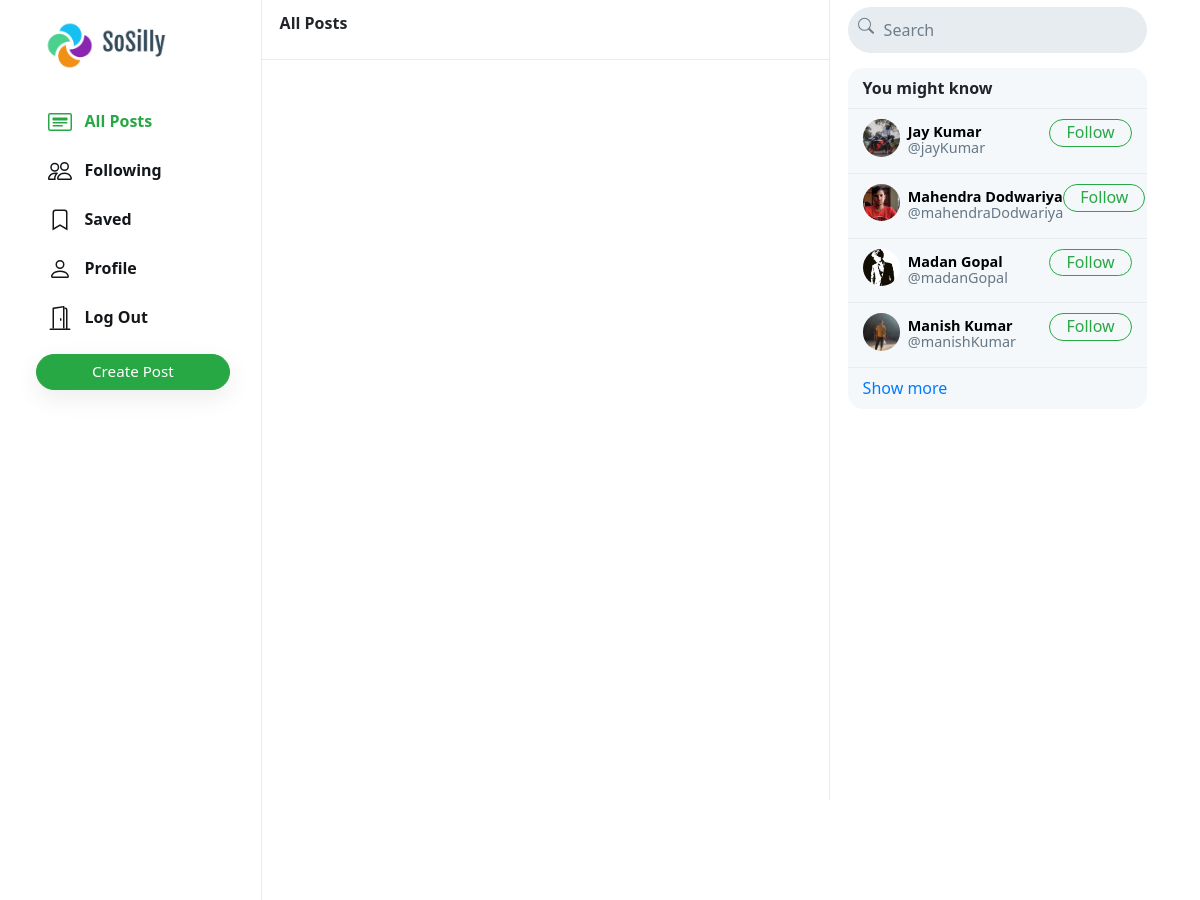
The app's page / (signed in, upper part), older data.
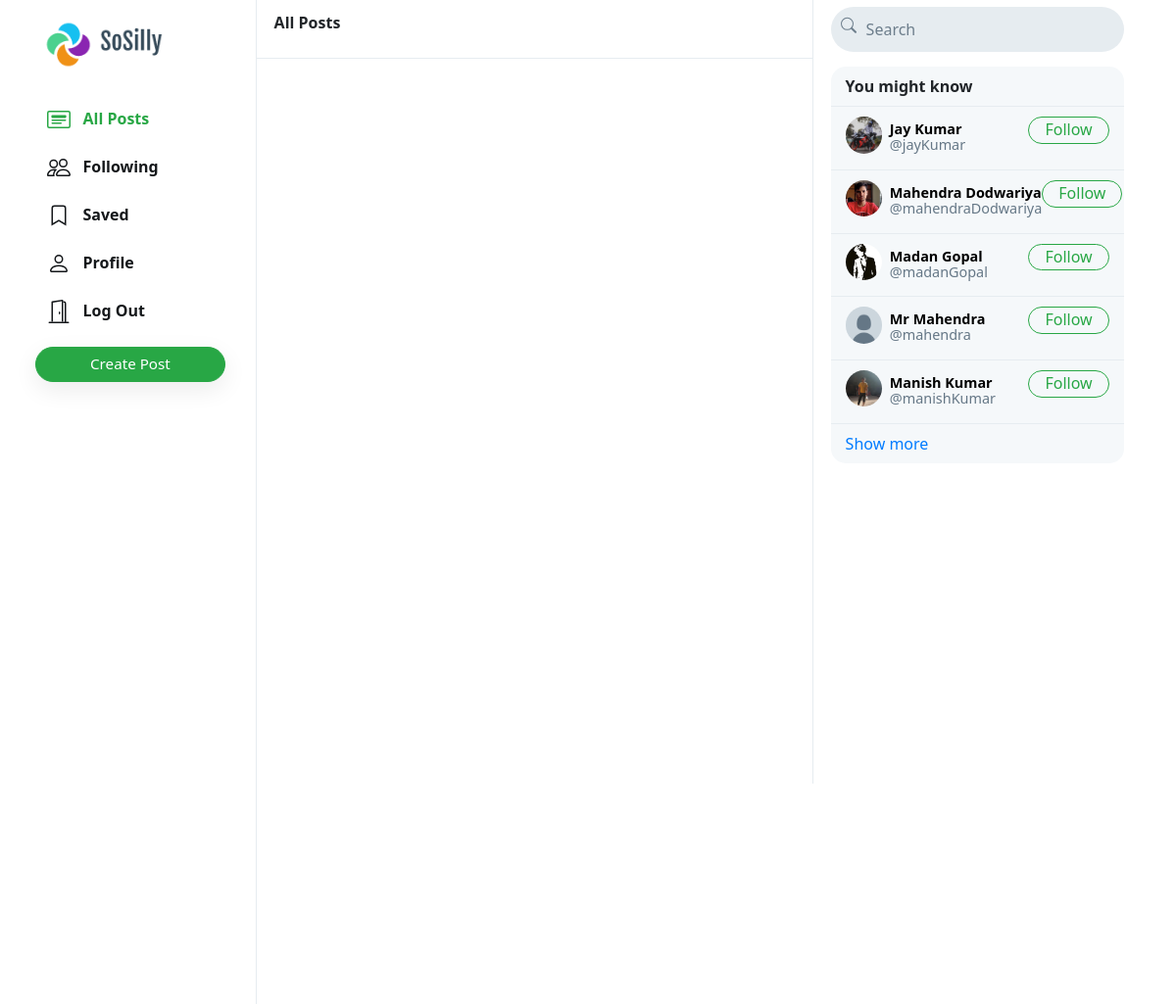
The same page, newer data.
### network/models.py (models this page shows, shortened)
class User(AbstractUser):
    profile_pic = models.ImageField(upload_to='profile_pic/')
    bio = models.TextField(max_length=160, blank=True, null=True)
    cover = models.ImageField(upload_to='covers/', blank=True)

### network/views.py (the view)
# urls.py: path("", views.index, name="index"),
def index(request):
    all_posts = Post.objects.all().order_by('-date_created')
    paginator = Paginator(all_posts, 10)
    page_number = request.GET.get('page')
    if page_number == None:
        page_number = 1
    posts = paginator.get_page(page_number)
    followings = []
    suggestions = []
    if request.user.is_authenticated:
        followings = Follower.objects.filter(followers=request.user).values_list('user', flat=True)
        suggestions = User.objects.exclude(pk__in=followings).exclude(username=request.user.username).order_by("?")[:6]
    return render(request, "network/index.html", {
        "posts": posts,
        "suggestions": suggestions,
        "page": "all_posts",
        'profile': False
    })

### network/templates/network/index.html (shortened to what this page needs)
{% extends "network/layout.html" %}
{% load static %}
{% block body %}
    <div class="main-div">
        <div class="left-div">
            <nav class="head heading">
                {% if page == 'all_posts' %}
                    All Posts
                {% elif page == 'following' %}
                    Following
                {% elif page == 'saved' %}
                    Saved
                {% elif page == 'profile' %}
                    Profile
                {% else %}
                    Explore
                {% endif %}
            </nav>
            <div class="left-div-content">
                <div class="posts-view">
                    <div class="main-div-content">
                    </div>
                </div>
            </div>
        </div>
    </div>
{% endblock %}

### network/templates/network/layout.html (shortened to what the changed rows need)
{% load static %}
<!DOCTYPE html>
<html lang="en">
    <head>
        <link rel="stylesheet" href="https://stackpath.bootstrapcdn.com/bootstrap/4.4.1/css/bootstrap.min.css">
        <link href="{% static 'network/styles.css' %}" rel="stylesheet">
    </head>
    <body>
        <div class="body" data-page="{{page}}">
            <div class="right-div">
                <div class='right-div-content'>
                    {% if user.is_authenticated %}
                        <div class="suggestion-box">
                            {% for suggestion in suggestions %}
                                <div class="suggestion-user">
                                    <div>
                                        <a href="{% url 'profile' suggestion.username %}">
                                            <div class="small-profilepic" style="background-image: url(/media/{{suggestion.profile_pic}})"></div>
                                        </a>
                                    </div>
                                    <div class="user-details">
                                        <a href="{% url 'profile' suggestion.username %}">
                                            <div id="user-name">
                                                <strong>
                                                    {{suggestion.first_name}} {{suggestion.last_name}}
                                                </strong>
                                            </div>
                                            <div class="grey">@{{suggestion.username}}</div>
                                        </a>
                                    </div>
                                    <div>
                                        <button class="btn btn-outline-success" type="button" onclick="follow_user(this,'{{suggestion.username}}','suggestion')">Follow</button>
                                    </div>
                                </div>
                            {% empty %}
                                    <div style="text-align: center; border-bottom: .5px solid #e6ecf0; padding: 10px 15px;">
                                        <span class="grey" style="font-size: .9em;">No suggestions available.</span>
                                    </div>
                            {% endfor %}
                        </div>
                    {% endif %}
                </div>
            </div>
        </div>
    </body>
</html>

Row changes from the older to the newer data that the page shows:
added User: profile_pic (placeholder picture), first_name "Mr", last_name "Mahendra", username "mahendra"
